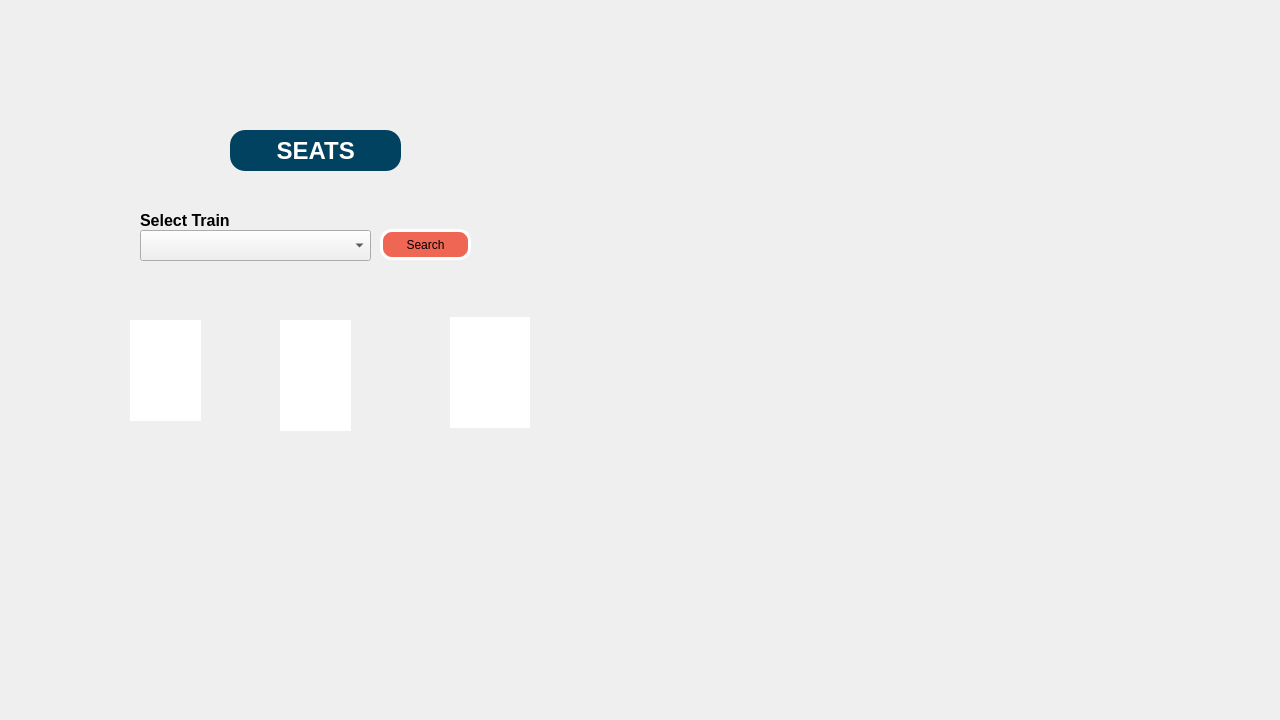
<?xml version="1.0" encoding="UTF-8"?>
<ui version="4.0">
 <class>seatavailability</class>
 <widget class="QDialog" name="seatavailability">
  <property name="geometry">
   <rect>
    <x>0</x>
    <y>0</y>
    <width>1280</width>
    <height>720</height>
   </rect>
  </property>
  <property name="maximumSize">
   <size>
    <width>1280</width>
    <height>720</height>
   </size>
  </property>
  <property name="windowTitle">
   <string>CheckSeats</string>
  </property>
  <widget class="QComboBox" name="cmbselect">
   <property name="geometry">
    <rect>
     <x>140</x>
     <y>230</y>
     <width>231</width>
     <height>31</height>
    </rect>
   </property>
  </widget>
  <widget class="QLabel" name="label">
   <property name="geometry">
    <rect>
     <x>140</x>
     <y>210</y>
     <width>111</width>
     <height>20</height>
    </rect>
   </property>
   <property name="font">
    <font>
     <pointsize>12</pointsize>
     <bold>true</bold>
    </font>
   </property>
   <property name="text">
    <string>Select Train</string>
   </property>
  </widget>
  <widget class="QPushButton" name="pushButton">
   <property name="geometry">
    <rect>
     <x>380</x>
     <y>229</y>
     <width>91</width>
     <height>31</height>
    </rect>
   </property>
   <property name="styleSheet">
    <string notr="true">QPushButton
{
color:black;
	
	border-radius:12px;
	background-color: rgb(240, 102, 84);
	
	border: 3px solid white;

}
QPushButton:hover {
    
	
	background-color: rgb(255, 255, 255);
}</string>
   </property>
   <property name="text">
    <string>Search</string>
   </property>
  </widget>
  <widget class="QLabel" name="txtTotalSeats">
   <property name="geometry">
    <rect>
     <x>130</x>
     <y>320</y>
     <width>71</width>
     <height>101</height>
    </rect>
   </property>
   <property name="font">
    <font>
     <pointsize>48</pointsize>
     <bold>true</bold>
    </font>
   </property>
   <property name="styleSheet">
    <string notr="true">color: rgb(251, 18, 19);
background-color: rgb(255, 255, 255);</string>
   </property>
   <property name="text">
    <string/>
   </property>
  </widget>
  <widget class="QLabel" name="txtBookedSeats">
   <property name="geometry">
    <rect>
     <x>450</x>
     <y>317</y>
     <width>80</width>
     <height>111</height>
    </rect>
   </property>
   <property name="font">
    <font>
     <pointsize>48</pointsize>
     <bold>true</bold>
    </font>
   </property>
   <property name="styleSheet">
    <string notr="true">color: rgb(251, 18, 19);
background-color: rgb(255, 255, 255);</string>
   </property>
   <property name="text">
    <string/>
   </property>
  </widget>
  <widget class="QLabel" name="txtAvailableseats">
   <property name="geometry">
    <rect>
     <x>280</x>
     <y>320</y>
     <width>71</width>
     <height>111</height>
    </rect>
   </property>
   <property name="font">
    <font>
     <pointsize>48</pointsize>
     <bold>true</bold>
    </font>
   </property>
   <property name="styleSheet">
    <string notr="true">color: rgb(251, 18, 19);
background-color: rgb(255, 255, 255);</string>
   </property>
   <property name="text">
    <string/>
   </property>
  </widget>
  <widget class="QLabel" name="labelofpic">
   <property name="geometry">
    <rect>
     <x>0</x>
     <y>0</y>
     <width>1280</width>
     <height>720</height>
    </rect>
   </property>
   <property name="maximumSize">
    <size>
     <width>1280</width>
     <height>720</height>
    </size>
   </property>
   <property name="styleSheet">
    <string notr="true">image: url(:/PICS/seatspage.jpg);</string>
   </property>
   <property name="text">
    <string/>
   </property>
  </widget>
  <widget class="QLabel" name="label_2">
   <property name="geometry">
    <rect>
     <x>230</x>
     <y>130</y>
     <width>171</width>
     <height>41</height>
    </rect>
   </property>
   <property name="font">
    <font>
     <pointsize>18</pointsize>
     <bold>true</bold>
    </font>
   </property>
   <property name="styleSheet">
    <string notr="true">color: rgb(255, 255, 255);

background-color: rgb(1, 66, 96);
border-radius:15
</string>
   </property>
   <property name="text">
    <string>       SEATS</string>
   </property>
  </widget>
  <zorder>labelofpic</zorder>
  <zorder>cmbselect</zorder>
  <zorder>label</zorder>
  <zorder>pushButton</zorder>
  <zorder>txtTotalSeats</zorder>
  <zorder>txtAvailableseats</zorder>
  <zorder>txtBookedSeats</zorder>
  <zorder>label_2</zorder>
 </widget>
 <resources/>
 <connections/>
</ui>
